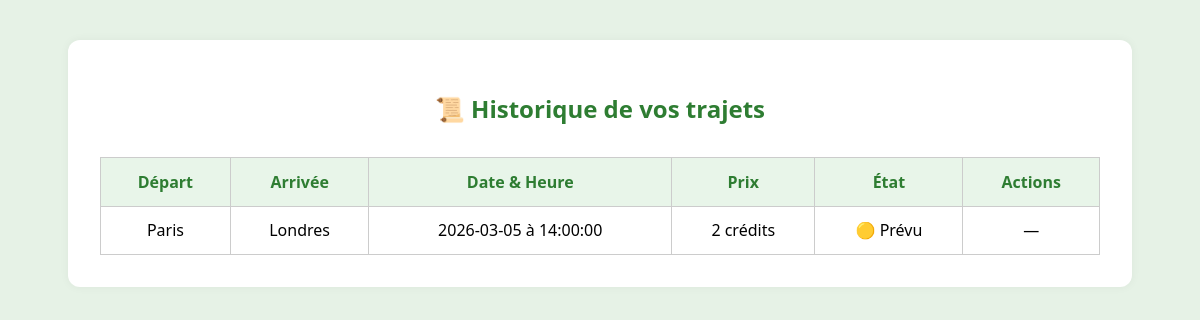
Screenshot of /pages/historique.php (signed in) with the database file from the repository.
### tables this page shows
CREATE TABLE `trajets` (
  `id` int(11) NOT NULL,
  `conducteur_id` int(11) DEFAULT NULL,
  `vehicule_id` int(11) NOT NULL,
  `ville_depart` varchar(100) DEFAULT NULL,
  `ville_arrivee` varchar(100) DEFAULT NULL,
  `date_depart` date DEFAULT NULL,
  `heure_depart` time DEFAULT NULL,
  `prix` int(11) DEFAULT NULL,
  `places_restantes` int(11) DEFAULT NULL,
  `ecologique` tinyint(1) DEFAULT NULL,
  `etat` enum('en_attente','prévu','en_cours','termine','annule') DEFAULT 'en_attente'
);

### pages/historique.php (the view, shortened to what this page needs)
<?php
require_once(__DIR__ . '/../includes/db.php');
$utilisateur_id = $_SESSION['utilisateur_id'];
$stmt = $pdo->prepare("
    SELECT DISTINCT t.id, t.ville_depart, t.ville_arrivee, t.date_depart, t.heure_depart, t.prix, t.etat, t.conducteur_id
    FROM trajets t
    LEFT JOIN participations p ON t.id = p.id_trajet
    WHERE t.conducteur_id = :id OR p.id_utilisateur = :id
    ORDER BY t.date_depart DESC
");
$stmt->execute(['id' => $utilisateur_id]);
$trajets = $stmt->fetchAll();
$stmt = $pdo->prepare("SELECT id_trajet FROM avis WHERE id_utilisateur = ?");
$stmt->execute([$utilisateur_id]);
$trajets_avis_donne = array_column($stmt->fetchAll(), 'id_trajet');
?>
<!DOCTYPE html>
<html lang="fr">
<head>
</head>
<body>
<div class="container">
    <h2>📜 Historique de vos trajets</h2>
    <?php if (!empty($trajets)): ?>
        <table>
            <thead>
                <tr>
                    <th>Départ</th>
                    <th>Arrivée</th>
                    <th>Date & Heure</th>
                    <th>Prix</th>
                    <th>État</th>
                    <th>Actions</th>
                </tr>
            </thead>
            <tbody>
            <?php foreach ($trajets as $trajet): ?>
                <tr>
                    <td data-label="Départ"><?= htmlspecialchars($trajet['ville_depart']) ?></td>
                    <td data-label="Arrivée"><?= htmlspecialchars($trajet['ville_arrivee']) ?></td>
                    <td data-label="Date & Heure"><?= htmlspecialchars($trajet['date_depart']) ?> à <?= htmlspecialchars($trajet['heure_depart']) ?></td>
                    <td data-label="Prix"><?= htmlspecialchars($trajet['prix']) ?> crédits</td>
                    <td data-label="État">
                        <?= match ($trajet['etat']) {
                            'en_attente' => '🟡 En attente',
                            'prévu' => '🟡 Prévu',
                            'en_cours' => '🟠 En cours',
                            'termine' => '✅ Terminé',
                            'annule' => '❌ Annulé',
                            default => '🔍 ' . htmlspecialchars($trajet['etat'])
                        } ?>
                    </td>
                    <td data-label="Actions">
                        <?php if (
                            $trajet['conducteur_id'] == $utilisateur_id &&
                            in_array($_SESSION['role'], ['chauffeur', 'passager_chauffeur'])
                        ): ?>
                            <?php if (in_array($trajet['etat'], ['en_attente', 'prévu'])): ?>
                                <form method="POST" action="index.php?page=action_trajet" style="margin-bottom:5px;">
                                    <input type="hidden" name="trajet_id" value="<?= $trajet['id'] ?>">
                                    <button type="submit" name="action" value="annuler" class="btn-red">❌ Annuler</button>
                                    <button type="submit" name="action" value="demarrer" class="btn-green">🚗 Démarrer</button>
                                </form>
                            <?php elseif ($trajet['etat'] === 'en_cours'): ?>
                                <form method="POST" action="index.php?page=action_trajet">
                                    <input type="hidden" name="trajet_id" value="<?= $trajet['id'] ?>">
                                    <button type="submit" name="action" value="terminer" class="btn-blue">🏁 Terminer</button>
                                </form>
                            <?php else: ?>
                                —
                            <?php endif; ?>
                        <?php else: ?>
                            <?php if (
                                $trajet['etat'] === 'termine'
                                && !in_array($trajet['id'], $trajets_avis_donne)
                                && $trajet['conducteur_id'] !== $utilisateur_id
                            ): ?>
                                <form method="GET" action="index.php">
                                    <input type="hidden" name="page" value="laisser_avis">
                                    <input type="hidden" name="trajet_id" value="<?= $trajet['id'] ?>">
                                    <button type="submit" class="btn-grey">📝 Laisser un avis</button>
                                </form>
                            <?php else: ?>
                                —
                            <?php endif; ?>
                        <?php endif; ?>
                    </td>
                </tr>
            <?php endforeach; ?>
            </tbody>
        </table>
    <?php else: ?>
        <p style="text-align:center; font-weight:bold;">🚫 Aucun trajet trouvé.</p>
    <?php endif; ?>
</div>
</body>
</html>

### pages/historique.php (style rules this page uses)
body { font-family: 'Segoe UI', sans-serif; background: #e6f2e6; padding: 2rem; }
.container { max-width: 1000px; margin: 0 auto; background: #fff; padding: 2rem; border-radius: 12px; box-shadow: 0 0 10px rgba(0,0,0,0.05); }
h2 { text-align: center; color: #2e7d32; }
table { width: 100%; border-collapse: collapse; margin-top: 2rem; }
th, td { padding: 0.8rem; border: 1px solid #ccc; text-align: center; }
th { background-color: #e8f5e9; color: #2e7d32; }

### rows the page displays
trajets: ville_depart "Paris", ville_arrivee "Londres", date_depart "2026-03-05", heure_depart "14:00:00", prix "2", etat "🟡 Prévu"
